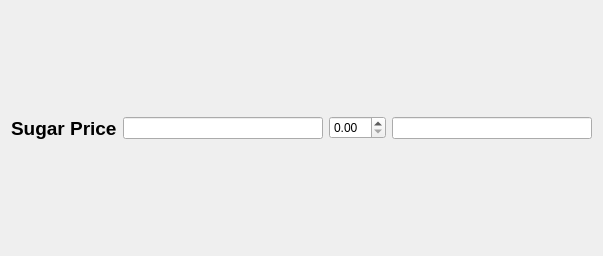
<?xml version="1.0" encoding="UTF-8"?>
<ui version="4.0">
 <class>Form</class>
 <widget class="QWidget" name="Form">
  <property name="geometry">
   <rect>
    <x>0</x>
    <y>0</y>
    <width>603</width>
    <height>256</height>
   </rect>
  </property>
  <property name="windowTitle">
   <string>Form</string>
  </property>
  <layout class="QHBoxLayout" name="horizontalLayout_2">
   <item>
    <layout class="QHBoxLayout" name="horizontalLayout">
     <item>
      <widget class="QLabel" name="label">
       <property name="font">
        <font>
         <pointsize>14</pointsize>
         <bold>true</bold>
        </font>
       </property>
       <property name="text">
        <string>Sugar Price</string>
       </property>
      </widget>
     </item>
     <item>
      <widget class="QLineEdit" name="price"/>
     </item>
     <item>
      <widget class="QDoubleSpinBox" name="doubleSpinBox"/>
     </item>
     <item>
      <widget class="QLineEdit" name="total"/>
     </item>
    </layout>
   </item>
  </layout>
 </widget>
 <resources/>
 <connections/>
</ui>
